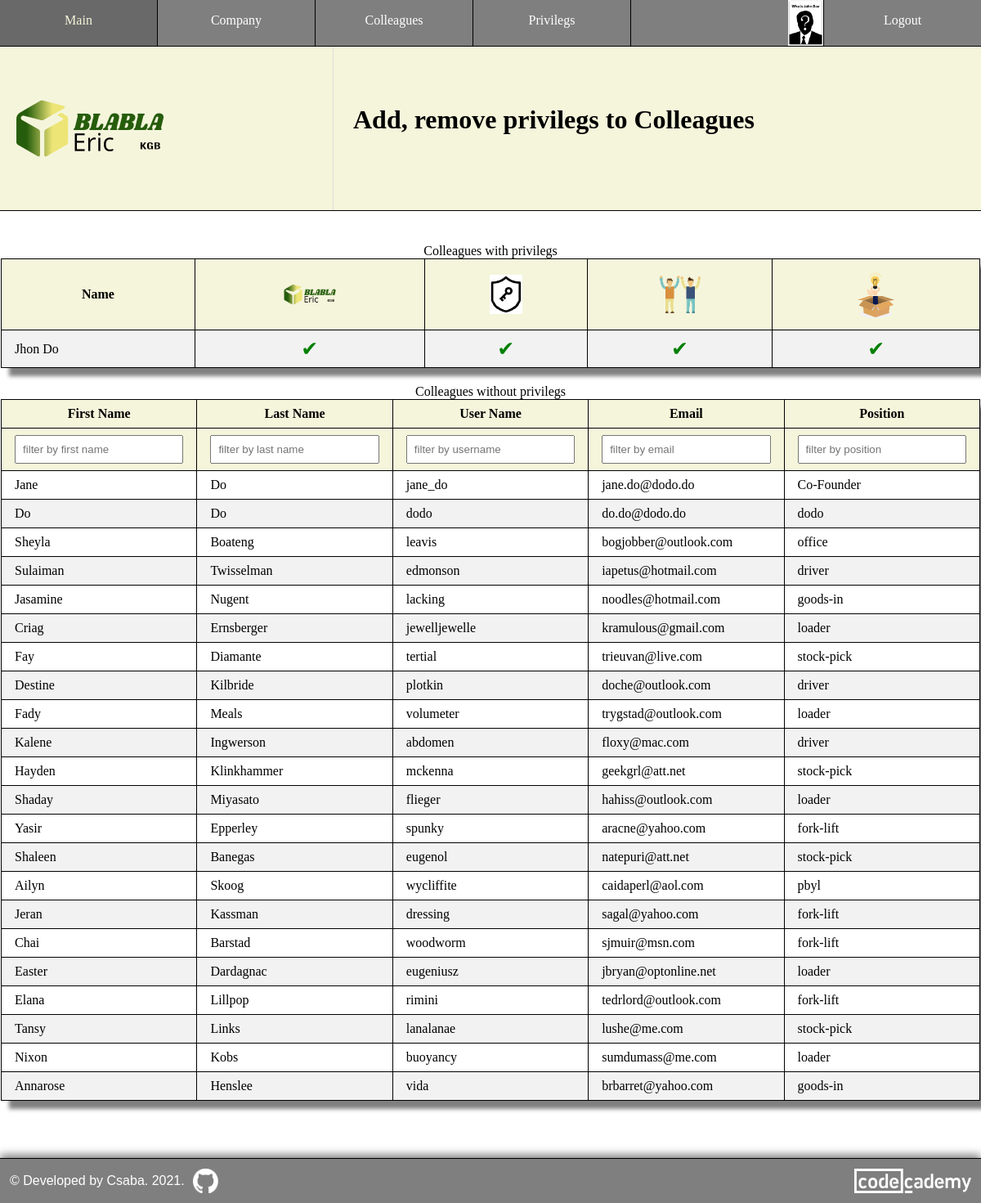
The page /privilegs (signed in) on the database its author committed.
### models.py (models this page shows, shortened)
class Colleagues(db.Model, UserMixin):
    id = db.Column(db.Integer, primary_key = True)
    user_name = db.Column(db.String(32), unique = True, index = True)
    email = db.Column(db.String(128), unique = True, index = True)
    confirmed = db.Column(db.Integer, unique = False, default = 0)
    first_name = db.Column(db.String(32), nullable = False, index = True)
    last_name = db.Column(db.String(64), nullable = False, index = True)
    avatar = db.Column(db.String(8), nullable = True)
    position = db.Column(db.String(2048), index = True)
    password_hash = db.Column(db.String(128))
    company_id = db.Column(db.Integer, db.ForeignKey("company.id"))
    ideas = db.relationship(
        "Ideas",
        backref = "colleague",
        lazy = "dynamic",
        cascade = "all, delete, delete-orphan"  # cascading deletion
    )
    admin = db.relationship(
        "Admins",
        backref = "colleague",
        lazy = "dynamic",
        cascade = "all, delete, delete-orphan"  # cascading deletion
    )
    def fullname(self):
        return f"{self.first_name} {self.last_name}"

### routes.py (the view)
@app.route("/privilegs", methods = ["GET", "POST"])
@login_required
def privilegs():
    if not is_auth_privilegs(current_user):
        return unathorized("You cannot to vew this page.", "error")
    company = Company.query.get(current_user.company_id)
    company_id = company.id
    admins = db.session.query(Colleagues, Admins).filter(
        Colleagues.id == Admins.colleague_id,
        Colleagues.company_id == company_id
    ).all()
    colleagues = Colleagues.query.filter(Colleagues.company_id == current_user.company_id).all()
    for admin in admins:
        for colleague in colleagues:
            if admin.Admins.colleague_id == colleague.id:
                colleagues.remove(colleague)
    return render_template(
        "privilegs.html",
        logo = get_logo(current_user),
        change_logo = is_auth_company(current_user), # to add click event to change logo for authorized admin
        admins = admins,
        colleagues = colleagues,
        nav = get_nav(current_user)
    )

### helper.py (called while the page is built)
def get_admin(current_user):
    admin = Admins.query.filter(Admins.colleague_id == current_user.id).first()
    if not admin:
        admin = instatiate_admin(False)
    return admin

def is_auth_company(current_user):
    admin = get_admin(current_user)
    if not admin.update_company:
        return False
    return True

def is_auth_colleague(current_user, colleague=None):
    if not colleague:
        colleague = current_user
    admin = get_admin(current_user)
    if not admin.update_colleague:
        return False
    if current_user.company_id != colleague.company_id:
        return False
    return True

def is_auth_privilegs(current_user, colleague=None):
    if not colleague:
        colleague = current_user
    admin = get_admin(current_user)
    if not admin.update_privilegs:
        return False
    if current_user.company_id != colleague.company_id:
        return False
    return True

def get_logo(current_user):
    id = current_user.company_id
    company = Company.query.get(id)
    logo_extension = company.logo
    if logo_extension:
        file = f"{id}.{logo_extension}"
        if not os.path.exists(f"static/logo/{file}"):
            bucket = os.environ["S3_BUCKET"]
            object_name = f"logo/{file}"
            s3.download(bucket, object_name, f"static/{object_name}")
        return file
    else:
        return "idea-box.svg"

### models.py (called while the page is built)
@login_manager.user_loader
def load_colleague(id):
    return Colleagues.query.get(int(id))

### templates/privilegs.html (shortened to what this page needs)
{% extends "base.html" %}
{% block css %}
<link rel="stylesheet" href="{{ url_for('static', filename = 'style/profile.css') }} " />
<link rel="stylesheet" href="{{ url_for('static', filename = 'style/colleagues.css') }} " />
<link rel="stylesheet" href="{{ url_for('static', filename = 'style/privilegs.css') }} " />
{% endblock css %}
{% block header_left %}
    {% include 'component/logo.html' %}
{% endblock header_left %}
{% block header_right %}
    <h1>Add, remove privilegs to Colleagues</h1>
{% endblock header_right %}
{% block content %}
<main class="privilegs">
    <section>
        <table class="admin_table">
            <caption>Colleagues with privilegs</caption>
            <tr>
                <th>Name</th>
                <th title="Update company">
                    <img id="company_logo" src="{{ url_for('static', filename = 'logo/' + logo) }}" alt="Company logo" />
                </th>
                <th title="Update privilegs">
                    <img id="privilegs_logo" src="{{ url_for('static', filename = 'icons/update_privilegs.png') }}" alt="Add/Remove privilegs logo" />
                </th>
                <th title="Update colleague">
                    <img id="colleague_logo" src="{{ url_for('static', filename = 'icons/update_colleague.png') }}" alt="Update colleague logo" />
                </th>
                <th title="Update Idea Box">
                    <img id="box_logo" src="{{url_for('static', filename = 'images/idea-box.svg') }}" alt="Update Idea Box logo" />
                </th>
            </tr>
            {% for admin in admins %}
            <tr id="colleague{{admin.Admins.colleague.id}}" class="clickable" onclick="window.location='/update_privilegs/{{ admin.Admins.colleague.id }}'">
                <td>{{admin.Admins.colleague.fullname()}}</td>
                <td>
                    {% if admin.Admins.update_company %}
                    <span>&#10004;</span>
                    {% else %}
                    <span>&#10060;</span>
                    {% endif %}
                </td>
                <td>
                    {% if admin.Admins.update_privilegs %}
                    <span>&#10004;</span>
                    {% else %}
                    <span>&#10060;</span>
                    {% endif %}
                </td>
                <td>
                    {% if admin.Admins.update_colleague %}
                    <span>&#10004;</span>
                    {% else %}
                    <span>&#10060;</span>
                    {% endif %}
                </td>
                <td>
                    {% if admin.Admins.update_box %}
                    <span>&#10004;</span>
                    {% else %}
                    <span>&#10060;</span>
                    {% endif %}
                </td>
            </tr>
            {% endfor %}
        </table>
        <table id="filterable_table">
            <caption>Colleagues without privilegs</caption>
            <tr class="table_header">
                <th>First Name</th>
                <th>Last Name</th>
                <th>User Name</th>
                <th>Email</th>
                <th>Position</th>
            </tr>
            <tr class="filter">
                <th><input type="text" id="first_name" name="first_name" onkeyup="filter_by('first_name')" placeholder="filter by first name" /></th>
                <th><input type="text" id="last_name" name="last_name" onkeyup="filter_by('last_name')" placeholder="filter by last name" /></th>
                <th><input type="text" id="username" name="username" onkeyup="filter_by('username')" placeholder="filter by username" /></th>
                <th><input type="text" id="email" name="email" onkeyup="filter_by('email')" placeholder="filter by email" /></th>
                <th><input type="text" id="position" name="position" onkeyup="filter_by('position')" placeholder="filter by position" /></th>
            </tr>
            {% for colleague in colleagues %}
            <tr id="colleague{{colleague.id}}" class="clickable" onclick="window.location='/update_privilegs/{{ colleague.id }}'">
                <td>{{colleague.first_name}}</td>
                <td>{{colleague.last_name}}</td>
                <td>{{colleague.user_name}}</td>
                <td>{{colleague.email}}</td>
                <td>{{colleague.position}}</td>
            </tr>
            {% endfor %}
        </table>
    </section>
</main>
{% endblock content %}

### templates/base.html (shortened to what this page needs)
<html>
    <head>
        <link rel="stylesheet" href="{{ url_for('static', filename = 'style/base.css') }} " />
        <link rel="stylesheet" href="{{ url_for('static', filename = 'style/common.css') }} " />
        {% block css %}{% endblock css %}
        <link rel="stylesheet" href="{{ url_for('static', filename = 'style/footer.css') }} " />
    </head>
    <body>
        <nav>
            <div class="left-nav">
                {% for menu, path in nav["left"].items() %}
                <a href="{{ path }}">{{ menu }}</a>
                {% endfor %}
            </div>
            <div class="right-nav">
                {% for menu, path in nav["right"].items() %}
                    {% if current_user.get_id() and path == "/profile" %}
                    <a id="avatar" href="/profile/{{ current_user.id }}" title="Your profile" >
                        {% if current_user.avatar %}
                        <img src="{{ url_for('static', filename = '/avatars/') }}{{ current_user.id }}.{{ current_user.avatar }}" />
                        {% else %}
                        <img src="{{ url_for('static', filename = '/avatars/default.png') }}" />
                        {% endif %}
                    </a>
                    {% else %}
                    <a href="{{ path }}">{{ menu }}</a>
                    {% endif %}
                {% endfor %}
            </div>
        </nav>
        <header>
            <div class="header_left">
                <div>
                    {% block header_left %}
                    {% endblock header_left %}
                </div>
            </div>
            <div class="header_right">
                <div>
                    {% block header_right %}
                    {% endblock header_right %}
                </div>
            </div>
        </header>
        {% block content %}
        {% endblock content %}
        <footer>
            <div id="copiright">
                &copy; Developed by Csaba. <span id="developed">   2021</span><span id="presentYear">.</span>
            </div>
            <div id="github_icon">
                <a href="https://github.com/lendoo73/my_idea_boxes" target="_blank" title="Code on GitHub" >
                    <img src="{{ url_for('static', filename = 'images/github_logo.png') }}" />
                </a>
            </div>
            <div>
                <a href="https://www.codecademy.com/profiles/lendoo" target="_blank">
                    <img id="codecademy_logo" src="{{ url_for('static', filename = 'images/codecademy-white.svg') }}" alt="CodeCademy logo" />
                </a>
            </div>
        </footer>
    </body>
</html>

### static/style/base.css (style rules this page uses)
body { margin: 0; box-sizing: border-box; }
main { min-height: 32vh; }
nav { border-bottom: 1px solid black; background-color: rgba(0, 0, 0, 0.5); width: 100%; overflow: auto; }
.left-nav a { float: left; vertical-align: middle; }
#avatar { width: min-content; }
.right-nav a { float: right; }
.left-nav a { border-right: 1px solid black; }
.right-nav a:not(:last-child) { border-left: 1px solid black; }
.right-nav a img { height: 56px; margin-top: -16px; }
a { text-decoration: none; }
nav a { color: white; height: 24px; width: 16%; text-align: center; padding: 16px 0; }
header { display: grid; justify-content: space-between; grid-template-columns: 34% 64%; grid-gap: 20px; background-color: beige; min-height: 200px; border-bottom: 1px solid black; margin-bottom: 20px; }
.header_left, .header_right { display: flex; align-items: center; }
.header_left { position: relative; border-right: 1px solid #ddd; }
header h1 { margin-top: 0; }
.header_right { padding: 10px 0; }

### static/style/common.css (style rules this page uses)
input { padding: 8px; }
th { background-color: beige; }
footer { margin-top: 50px; }

### static/style/profile.css (style rules this page uses)
section { overflow-x: auto; padding: 20px; }
table { border-collapse: collapse; border: 1px solid black; margin: 0 auto; box-shadow: 10px 10px 5px grey; }
td, th { border: 1px solid black; text-align: left; padding: 8px 16px; }
td { cursor: pointer; }
tr:nth-child(even) { background-color: #f2f2f2; }

### static/style/colleagues.css (style rules this page uses)
body { overflow-x: hidden; }
.clickable { overflow-wrap: anywhere; }
table { width: 100%; }
@media (max-width: 1200px) { section { padding: 20px 1px; } }
@media (max-width: 1200px) { .filter input { width: 100%; } }

### static/style/privilegs.css (style rules this page uses)
th { text-align: center; }
#company_logo { width: 70px; }
#privilegs_logo { width: 40px; }
#colleague_logo { width: 50px; }
#box_logo { width: 60px; }
.admin_table { margin-bottom: 20px; }
.admin_table tr td:not(:first-of-type) { text-align: center; color: green; font-size: 25px; }

### static/style/footer.css (style rules this page uses)
footer { display: flex; align-items: center; background-color: rgba(0, 0, 0, 0.5); color: white; text-align: left; padding: 12px; font-family: sans-serif; border-top: 1px solid black; box-shadow: 0px -4px 10px grey; }
footer img { height: 30px; }
#github_icon { flex-grow: 1; margin-left: 10px; }
#codecademy_logo { flex-grow: 2; }

### rows shown on the page
Colleagues: Admins.colleague.fullname "Jhon Do"
Colleagues: first_name "Jane", last_name "Do", user_name "jane_do", email "jane.do@dodo.do", position "Co-Founder"
Colleagues: first_name "Do", last_name "Do", user_name "dodo", email "do.do@dodo.do", position "dodo"
Colleagues: first_name "Sheyla", last_name "Boateng", user_name "leavis", email "bogjobber@outlook.com", position "office"
Colleagues: first_name "Sulaiman", last_name "Twisselman", user_name "edmonson", email "iapetus@hotmail.com", position "driver"
Colleagues: first_name "Jasamine", last_name "Nugent", user_name "lacking", email "noodles@hotmail.com", position "goods-in"
Colleagues: first_name "Criag", last_name "Ernsberger", user_name "jewelljewelle", email "kramulous@gmail.com", position "loader"
Colleagues: first_name "Fay", last_name "Diamante", user_name "tertial", email "trieuvan@live.com", position "stock-pick"
Colleagues: first_name "Destine", last_name "Kilbride", user_name "plotkin", email "doche@outlook.com", position "driver"
Colleagues: first_name "Fady", last_name "Meals", user_name "volumeter", email "trygstad@outlook.com", position "loader"
Colleagues: first_name "Kalene", last_name "Ingwerson", user_name "abdomen", email "floxy@mac.com", position "driver"
Colleagues: first_name "Hayden", last_name "Klinkhammer", user_name "mckenna", email "geekgrl@att.net", position "stock-pick"
Colleagues: first_name "Shaday", last_name "Miyasato", user_name "flieger", email "hahiss@outlook.com", position "loader"
Colleagues: first_name "Yasir", last_name "Epperley", user_name "spunky", email "aracne@yahoo.com", position "fork-lift"
Colleagues: first_name "Shaleen", last_name "Banegas", user_name "eugenol", email "natepuri@att.net", position "stock-pick"
Colleagues: first_name "Ailyn", last_name "Skoog", user_name "wycliffite", email "caidaperl@aol.com", position "pbyl"
Colleagues: first_name "Jeran", last_name "Kassman", user_name "dressing", email "sagal@yahoo.com", position "fork-lift"
Colleagues: first_name "Chai", last_name "Barstad", user_name "woodworm", email "sjmuir@msn.com", position "fork-lift"
Colleagues: first_name "Easter", last_name "Dardagnac", user_name "eugeniusz", email "jbryan@optonline.net", position "loader"
Colleagues: first_name "Elana", last_name "Lillpop", user_name "rimini", email "tedrlord@outlook.com", position "fork-lift"
Colleagues: first_name "Tansy", last_name "Links", user_name "lanalanae", email "lushe@me.com", position "stock-pick"
Colleagues: first_name "Nixon", last_name "Kobs", user_name "buoyancy", email "sumdumass@me.com", position "loader"
Colleagues: first_name "Annarose", last_name "Henslee", user_name "vida", email "brbarret@yahoo.com", position "goods-in"

### other values the page prints
{{ menu }} "Main" "Company" "Colleagues" "Privilegs"
{{ menu }} "Logout"
